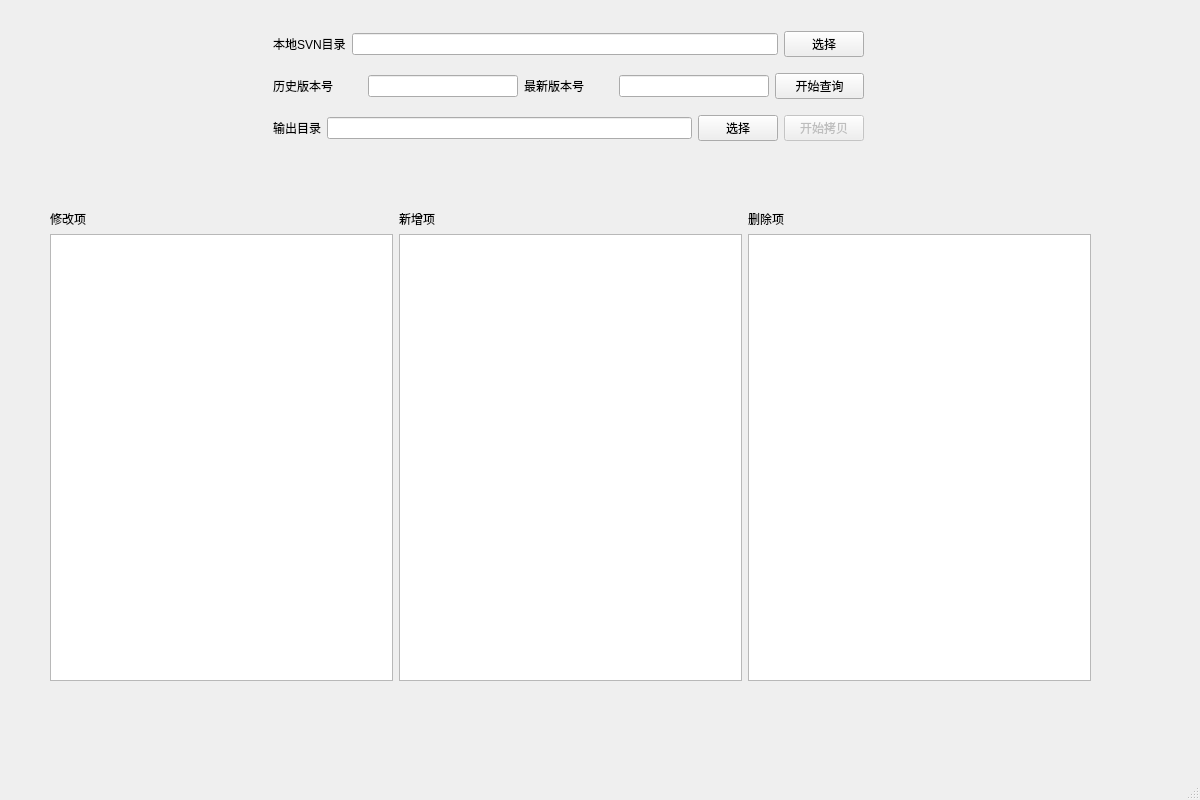
<?xml version="1.0" encoding="UTF-8"?>
<ui version="4.0">
 <class>MainWindow</class>
 <widget class="QMainWindow" name="MainWindow">
  <property name="geometry">
   <rect>
    <x>0</x>
    <y>0</y>
    <width>1200</width>
    <height>800</height>
   </rect>
  </property>
  <property name="sizePolicy">
   <sizepolicy hsizetype="Preferred" vsizetype="Preferred">
    <horstretch>0</horstretch>
    <verstretch>0</verstretch>
   </sizepolicy>
  </property>
  <property name="windowTitle">
   <string>版本更新差异</string>
  </property>
  <widget class="QWidget" name="centralwidget">
   <widget class="QWidget" name="layoutWidget">
    <property name="geometry">
     <rect>
      <x>50</x>
      <y>210</y>
      <width>1041</width>
      <height>471</height>
     </rect>
    </property>
    <layout class="QHBoxLayout" name="horizontalLayout_3">
     <item>
      <layout class="QVBoxLayout" name="verticalLayout_2">
       <item>
        <widget class="QLabel" name="label_4">
         <property name="text">
          <string>修改项</string>
         </property>
        </widget>
       </item>
       <item>
        <widget class="QListWidget" name="modifyListWidget"/>
       </item>
      </layout>
     </item>
     <item>
      <layout class="QVBoxLayout" name="verticalLayout_3">
       <item>
        <widget class="QLabel" name="label_5">
         <property name="text">
          <string>新增项</string>
         </property>
        </widget>
       </item>
       <item>
        <widget class="QListWidget" name="addListWidget"/>
       </item>
      </layout>
     </item>
     <item>
      <layout class="QVBoxLayout" name="verticalLayout_4">
       <item>
        <widget class="QLabel" name="label_6">
         <property name="text">
          <string>删除项</string>
         </property>
        </widget>
       </item>
       <item>
        <widget class="QListWidget" name="deleteListWidget"/>
       </item>
      </layout>
     </item>
    </layout>
   </widget>
   <widget class="QWidget" name="">
    <property name="geometry">
     <rect>
      <x>273</x>
      <y>21</y>
      <width>591</width>
      <height>131</height>
     </rect>
    </property>
    <layout class="QVBoxLayout" name="verticalLayout">
     <item>
      <layout class="QHBoxLayout" name="horizontalLayout_4">
       <item>
        <widget class="QLabel" name="label">
         <property name="text">
          <string>本地SVN目录</string>
         </property>
        </widget>
       </item>
       <item>
        <widget class="QLineEdit" name="pathLineEdit"/>
       </item>
       <item>
        <widget class="QPushButton" name="opendirPushButton">
         <property name="maximumSize">
          <size>
           <width>300</width>
           <height>16777215</height>
          </size>
         </property>
         <property name="text">
          <string>选择</string>
         </property>
        </widget>
       </item>
      </layout>
     </item>
     <item>
      <layout class="QHBoxLayout" name="horizontalLayout_2">
       <item>
        <widget class="QLabel" name="label_2">
         <property name="maximumSize">
          <size>
           <width>100</width>
           <height>16777215</height>
          </size>
         </property>
         <property name="text">
          <string>历史版本号</string>
         </property>
        </widget>
       </item>
       <item>
        <widget class="QLineEdit" name="oldversionLineEdit">
         <property name="maximumSize">
          <size>
           <width>150</width>
           <height>16777215</height>
          </size>
         </property>
        </widget>
       </item>
       <item>
        <widget class="QLabel" name="label_3">
         <property name="maximumSize">
          <size>
           <width>100</width>
           <height>16777215</height>
          </size>
         </property>
         <property name="text">
          <string>最新版本号</string>
         </property>
        </widget>
       </item>
       <item>
        <widget class="QLineEdit" name="newversionLineEdit">
         <property name="maximumSize">
          <size>
           <width>150</width>
           <height>16777215</height>
          </size>
         </property>
        </widget>
       </item>
       <item>
        <widget class="QPushButton" name="startPushButton">
         <property name="text">
          <string>开始查询</string>
         </property>
        </widget>
       </item>
      </layout>
     </item>
     <item>
      <layout class="QHBoxLayout" name="horizontalLayout">
       <item>
        <widget class="QLabel" name="label_7">
         <property name="text">
          <string>输出目录</string>
         </property>
        </widget>
       </item>
       <item>
        <widget class="QLineEdit" name="outputLineEdit">
         <property name="text">
          <string/>
         </property>
        </widget>
       </item>
       <item>
        <widget class="QPushButton" name="outputPushButton">
         <property name="text">
          <string>选择</string>
         </property>
        </widget>
       </item>
       <item>
        <widget class="QPushButton" name="copyPushButton">
         <property name="enabled">
          <bool>false</bool>
         </property>
         <property name="text">
          <string>开始拷贝</string>
         </property>
        </widget>
       </item>
      </layout>
     </item>
    </layout>
   </widget>
  </widget>
  <widget class="QMenuBar" name="menubar">
   <property name="geometry">
    <rect>
     <x>0</x>
     <y>0</y>
     <width>1200</width>
     <height>22</height>
    </rect>
   </property>
  </widget>
  <widget class="QStatusBar" name="statusbar"/>
 </widget>
 <resources/>
 <connections/>
</ui>
